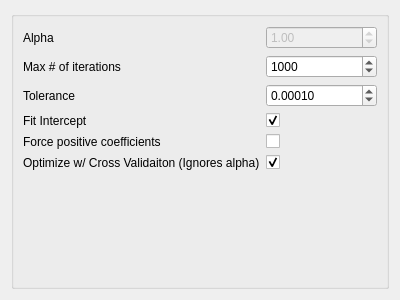
<?xml version="1.0" encoding="UTF-8"?>
<ui version="4.0">
 <class>Form</class>
 <widget class="QWidget" name="Form">
  <property name="geometry">
   <rect>
    <x>0</x>
    <y>0</y>
    <width>400</width>
    <height>300</height>
   </rect>
  </property>
  <property name="sizePolicy">
   <sizepolicy hsizetype="Ignored" vsizetype="Ignored">
    <horstretch>0</horstretch>
    <verstretch>0</verstretch>
   </sizepolicy>
  </property>
  <property name="windowTitle">
   <string>Form</string>
  </property>
  <layout class="QVBoxLayout" name="verticalLayout">
   <item>
    <widget class="QGroupBox" name="groupBox">
     <layout class="QFormLayout" name="formLayout">
      <property name="fieldGrowthPolicy">
       <enum>QFormLayout::AllNonFixedFieldsGrow</enum>
      </property>
      <item row="0" column="0">
       <widget class="QLabel" name="alphaLabel">
        <property name="text">
         <string>Alpha</string>
        </property>
       </widget>
      </item>
      <item row="0" column="1">
       <widget class="QDoubleSpinBox" name="alphaDoubleSpinBox">
        <property name="enabled">
         <bool>false</bool>
        </property>
        <property name="maximum">
         <double>999999999.000000000000000</double>
        </property>
        <property name="value">
         <double>1.000000000000000</double>
        </property>
       </widget>
      </item>
      <item row="1" column="0">
       <widget class="QLabel" name="maxNumOfIterationsLabel">
        <property name="text">
         <string>Max # of iterations</string>
        </property>
       </widget>
      </item>
      <item row="1" column="1">
       <widget class="QSpinBox" name="maxNumOfIterationsSpinBox">
        <property name="maximum">
         <number>999999999</number>
        </property>
        <property name="value">
         <number>1000</number>
        </property>
       </widget>
      </item>
      <item row="2" column="0">
       <widget class="QLabel" name="toleranceLabel">
        <property name="text">
         <string>Tolerance</string>
        </property>
       </widget>
      </item>
      <item row="3" column="0">
       <widget class="QLabel" name="fitInterceptLabel">
        <property name="text">
         <string>Fit Intercept</string>
        </property>
       </widget>
      </item>
      <item row="3" column="1">
       <widget class="QCheckBox" name="fitInterceptCheckBox">
        <property name="checked">
         <bool>true</bool>
        </property>
       </widget>
      </item>
      <item row="4" column="0">
       <widget class="QLabel" name="forcePositiveCoefficientsLabel">
        <property name="text">
         <string>Force positive coefficients</string>
        </property>
       </widget>
      </item>
      <item row="4" column="1">
       <widget class="QCheckBox" name="forcePositiveCoefficientsCheckBox"/>
      </item>
      <item row="5" column="0">
       <widget class="QLabel" name="optimizeWCrossValidaitonLabel">
        <property name="text">
         <string>Optimize w/ Cross Validaiton (Ignores alpha)</string>
        </property>
       </widget>
      </item>
      <item row="5" column="1">
       <widget class="QCheckBox" name="optimizeWCrossValidaitonCheckBox">
        <property name="checked">
         <bool>true</bool>
        </property>
       </widget>
      </item>
      <item row="2" column="1">
       <widget class="QDoubleSpinBox" name="toleranceDoubleSpinBox">
        <property name="decimals">
         <number>5</number>
        </property>
        <property name="maximum">
         <double>999999999.000000000000000</double>
        </property>
        <property name="value">
         <double>0.000100000000000</double>
        </property>
       </widget>
      </item>
     </layout>
    </widget>
   </item>
  </layout>
 </widget>
 <resources/>
 <connections>
  <connection>
   <sender>optimizeWCrossValidaitonCheckBox</sender>
   <signal>toggled(bool)</signal>
   <receiver>alphaDoubleSpinBox</receiver>
   <slot>setDisabled(bool)</slot>
   <hints>
    <hint type="sourcelabel">
     <x>243</x>
     <y>143</y>
    </hint>
    <hint type="destinationlabel">
     <x>259</x>
     <y>37</y>
    </hint>
   </hints>
  </connection>
 </connections>
</ui>
